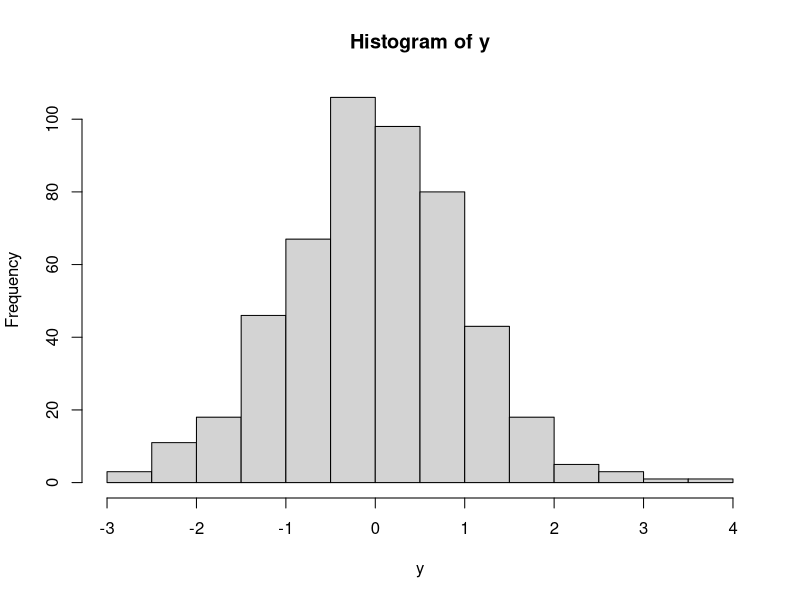

Source code (R):
#####
# title: example_plot.R
# author: Matteo Carrara (carrara@nexus.ethz.ch)
# date: 21 November 2023
#
# Description: An example script for the RDSM workshop held during the 2023 BSSE retreat in Basel
#		Creates a normal distribution of data and plots an histogram

# Generate random numbers with a normal distribution
y <- rnorm(500)
# Open the device for saving the image
png("/output/example_plot.png")
# Plot
myplot <- hist(y)
# Close the device
dev.off()
